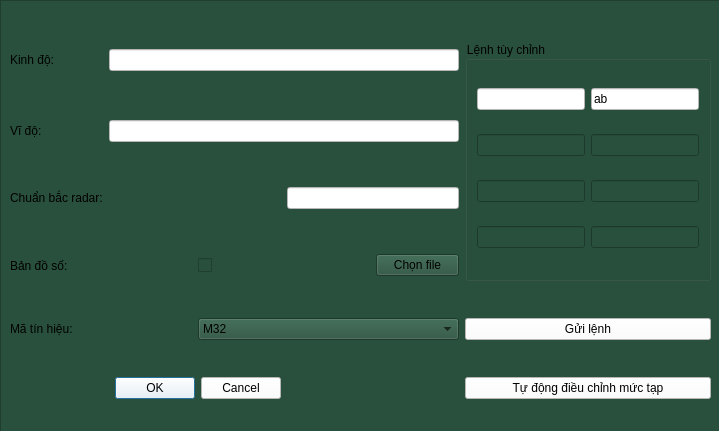
<?xml version="1.0" encoding="UTF-8"?>
<ui version="4.0">
 <class>GPSDialog</class>
 <widget class="QDialog" name="GPSDialog">
  <property name="geometry">
   <rect>
    <x>0</x>
    <y>0</y>
    <width>719</width>
    <height>431</height>
   </rect>
  </property>
  <property name="palette">
   <palette>
    <active>
     <colorrole role="WindowText">
      <brush brushstyle="SolidPattern">
       <color alpha="255">
        <red>0</red>
        <green>0</green>
        <blue>0</blue>
       </color>
      </brush>
     </colorrole>
     <colorrole role="Button">
      <brush brushstyle="SolidPattern">
       <color alpha="255">
        <red>150</red>
        <green>150</green>
        <blue>150</blue>
       </color>
      </brush>
     </colorrole>
     <colorrole role="Light">
      <brush brushstyle="SolidPattern">
       <color alpha="255">
        <red>225</red>
        <green>225</green>
        <blue>225</blue>
       </color>
      </brush>
     </colorrole>
     <colorrole role="Midlight">
      <brush brushstyle="SolidPattern">
       <color alpha="255">
        <red>187</red>
        <green>187</green>
        <blue>187</blue>
       </color>
      </brush>
     </colorrole>
     <colorrole role="Dark">
      <brush brushstyle="SolidPattern">
       <color alpha="255">
        <red>75</red>
        <green>75</green>
        <blue>75</blue>
       </color>
      </brush>
     </colorrole>
     <colorrole role="Mid">
      <brush brushstyle="SolidPattern">
       <color alpha="255">
        <red>100</red>
        <green>100</green>
        <blue>100</blue>
       </color>
      </brush>
     </colorrole>
     <colorrole role="Text">
      <brush brushstyle="SolidPattern">
       <color alpha="255">
        <red>0</red>
        <green>0</green>
        <blue>0</blue>
       </color>
      </brush>
     </colorrole>
     <colorrole role="BrightText">
      <brush brushstyle="SolidPattern">
       <color alpha="255">
        <red>255</red>
        <green>255</green>
        <blue>255</blue>
       </color>
      </brush>
     </colorrole>
     <colorrole role="ButtonText">
      <brush brushstyle="SolidPattern">
       <color alpha="255">
        <red>0</red>
        <green>0</green>
        <blue>0</blue>
       </color>
      </brush>
     </colorrole>
     <colorrole role="Base">
      <brush brushstyle="SolidPattern">
       <color alpha="255">
        <red>255</red>
        <green>255</green>
        <blue>255</blue>
       </color>
      </brush>
     </colorrole>
     <colorrole role="Window">
      <brush brushstyle="SolidPattern">
       <color alpha="255">
        <red>150</red>
        <green>150</green>
        <blue>150</blue>
       </color>
      </brush>
     </colorrole>
     <colorrole role="Shadow">
      <brush brushstyle="SolidPattern">
       <color alpha="255">
        <red>0</red>
        <green>0</green>
        <blue>0</blue>
       </color>
      </brush>
     </colorrole>
     <colorrole role="AlternateBase">
      <brush brushstyle="SolidPattern">
       <color alpha="255">
        <red>202</red>
        <green>202</green>
        <blue>202</blue>
       </color>
      </brush>
     </colorrole>
     <colorrole role="ToolTipBase">
      <brush brushstyle="SolidPattern">
       <color alpha="255">
        <red>255</red>
        <green>255</green>
        <blue>220</blue>
       </color>
      </brush>
     </colorrole>
     <colorrole role="ToolTipText">
      <brush brushstyle="SolidPattern">
       <color alpha="255">
        <red>0</red>
        <green>0</green>
        <blue>0</blue>
       </color>
      </brush>
     </colorrole>
    </active>
    <inactive>
     <colorrole role="WindowText">
      <brush brushstyle="SolidPattern">
       <color alpha="255">
        <red>0</red>
        <green>0</green>
        <blue>0</blue>
       </color>
      </brush>
     </colorrole>
     <colorrole role="Button">
      <brush brushstyle="SolidPattern">
       <color alpha="255">
        <red>150</red>
        <green>150</green>
        <blue>150</blue>
       </color>
      </brush>
     </colorrole>
     <colorrole role="Light">
      <brush brushstyle="SolidPattern">
       <color alpha="255">
        <red>225</red>
        <green>225</green>
        <blue>225</blue>
       </color>
      </brush>
     </colorrole>
     <colorrole role="Midlight">
      <brush brushstyle="SolidPattern">
       <color alpha="255">
        <red>187</red>
        <green>187</green>
        <blue>187</blue>
       </color>
      </brush>
     </colorrole>
     <colorrole role="Dark">
      <brush brushstyle="SolidPattern">
       <color alpha="255">
        <red>75</red>
        <green>75</green>
        <blue>75</blue>
       </color>
      </brush>
     </colorrole>
     <colorrole role="Mid">
      <brush brushstyle="SolidPattern">
       <color alpha="255">
        <red>100</red>
        <green>100</green>
        <blue>100</blue>
       </color>
      </brush>
     </colorrole>
     <colorrole role="Text">
      <brush brushstyle="SolidPattern">
       <color alpha="255">
        <red>0</red>
        <green>0</green>
        <blue>0</blue>
       </color>
      </brush>
     </colorrole>
     <colorrole role="BrightText">
      <brush brushstyle="SolidPattern">
       <color alpha="255">
        <red>255</red>
        <green>255</green>
        <blue>255</blue>
       </color>
      </brush>
     </colorrole>
     <colorrole role="ButtonText">
      <brush brushstyle="SolidPattern">
       <color alpha="255">
        <red>0</red>
        <green>0</green>
        <blue>0</blue>
       </color>
      </brush>
     </colorrole>
     <colorrole role="Base">
      <brush brushstyle="SolidPattern">
       <color alpha="255">
        <red>255</red>
        <green>255</green>
        <blue>255</blue>
       </color>
      </brush>
     </colorrole>
     <colorrole role="Window">
      <brush brushstyle="SolidPattern">
       <color alpha="255">
        <red>150</red>
        <green>150</green>
        <blue>150</blue>
       </color>
      </brush>
     </colorrole>
     <colorrole role="Shadow">
      <brush brushstyle="SolidPattern">
       <color alpha="255">
        <red>0</red>
        <green>0</green>
        <blue>0</blue>
       </color>
      </brush>
     </colorrole>
     <colorrole role="AlternateBase">
      <brush brushstyle="SolidPattern">
       <color alpha="255">
        <red>202</red>
        <green>202</green>
        <blue>202</blue>
       </color>
      </brush>
     </colorrole>
     <colorrole role="ToolTipBase">
      <brush brushstyle="SolidPattern">
       <color alpha="255">
        <red>255</red>
        <green>255</green>
        <blue>220</blue>
       </color>
      </brush>
     </colorrole>
     <colorrole role="ToolTipText">
      <brush brushstyle="SolidPattern">
       <color alpha="255">
        <red>0</red>
        <green>0</green>
        <blue>0</blue>
       </color>
      </brush>
     </colorrole>
    </inactive>
    <disabled>
     <colorrole role="WindowText">
      <brush brushstyle="SolidPattern">
       <color alpha="255">
        <red>75</red>
        <green>75</green>
        <blue>75</blue>
       </color>
      </brush>
     </colorrole>
     <colorrole role="Button">
      <brush brushstyle="SolidPattern">
       <color alpha="255">
        <red>150</red>
        <green>150</green>
        <blue>150</blue>
       </color>
      </brush>
     </colorrole>
     <colorrole role="Light">
      <brush brushstyle="SolidPattern">
       <color alpha="255">
        <red>225</red>
        <green>225</green>
        <blue>225</blue>
       </color>
      </brush>
     </colorrole>
     <colorrole role="Midlight">
      <brush brushstyle="SolidPattern">
       <color alpha="255">
        <red>187</red>
        <green>187</green>
        <blue>187</blue>
       </color>
      </brush>
     </colorrole>
     <colorrole role="Dark">
      <brush brushstyle="SolidPattern">
       <color alpha="255">
        <red>75</red>
        <green>75</green>
        <blue>75</blue>
       </color>
      </brush>
     </colorrole>
     <colorrole role="Mid">
      <brush brushstyle="SolidPattern">
       <color alpha="255">
        <red>100</red>
        <green>100</green>
        <blue>100</blue>
       </color>
      </brush>
     </colorrole>
     <colorrole role="Text">
      <brush brushstyle="SolidPattern">
       <color alpha="255">
        <red>75</red>
        <green>75</green>
        <blue>75</blue>
       </color>
      </brush>
     </colorrole>
     <colorrole role="BrightText">
      <brush brushstyle="SolidPattern">
       <color alpha="255">
        <red>255</red>
        <green>255</green>
        <blue>255</blue>
       </color>
      </brush>
     </colorrole>
     <colorrole role="ButtonText">
      <brush brushstyle="SolidPattern">
       <color alpha="255">
        <red>75</red>
        <green>75</green>
        <blue>75</blue>
       </color>
      </brush>
     </colorrole>
     <colorrole role="Base">
      <brush brushstyle="SolidPattern">
       <color alpha="255">
        <red>150</red>
        <green>150</green>
        <blue>150</blue>
       </color>
      </brush>
     </colorrole>
     <colorrole role="Window">
      <brush brushstyle="SolidPattern">
       <color alpha="255">
        <red>150</red>
        <green>150</green>
        <blue>150</blue>
       </color>
      </brush>
     </colorrole>
     <colorrole role="Shadow">
      <brush brushstyle="SolidPattern">
       <color alpha="255">
        <red>0</red>
        <green>0</green>
        <blue>0</blue>
       </color>
      </brush>
     </colorrole>
     <colorrole role="AlternateBase">
      <brush brushstyle="SolidPattern">
       <color alpha="255">
        <red>150</red>
        <green>150</green>
        <blue>150</blue>
       </color>
      </brush>
     </colorrole>
     <colorrole role="ToolTipBase">
      <brush brushstyle="SolidPattern">
       <color alpha="255">
        <red>255</red>
        <green>255</green>
        <blue>220</blue>
       </color>
      </brush>
     </colorrole>
     <colorrole role="ToolTipText">
      <brush brushstyle="SolidPattern">
       <color alpha="255">
        <red>0</red>
        <green>0</green>
        <blue>0</blue>
       </color>
      </brush>
     </colorrole>
    </disabled>
   </palette>
  </property>
  <property name="windowTitle">
   <string>Tọa độ gốc</string>
  </property>
  <property name="windowIcon">
   <iconset>
    <normaloff>:/icon/isi logo.ico</normaloff>:/icon/isi logo.ico</iconset>
  </property>
  <property name="windowOpacity">
   <double>0.950000000000000</double>
  </property>
  <widget class="QFrame" name="frame">
   <property name="geometry">
    <rect>
     <x>0</x>
     <y>0</y>
     <width>721</width>
     <height>441</height>
    </rect>
   </property>
   <property name="styleSheet">
    <string notr="true">background-color: rgb(40, 80, 60);
font: 14pt &quot;MS Shell Dlg 2&quot;;</string>
   </property>
   <property name="frameShape">
    <enum>QFrame::StyledPanel</enum>
   </property>
   <property name="frameShadow">
    <enum>QFrame::Raised</enum>
   </property>
   <layout class="QGridLayout" name="gridLayout_2">
    <item row="0" column="0">
     <widget class="QLabel" name="label">
      <property name="text">
       <string>Kinh độ:</string>
      </property>
     </widget>
    </item>
    <item row="0" column="1" colspan="4">
     <widget class="QLineEdit" name="longInput">
      <property name="minimumSize">
       <size>
        <width>0</width>
        <height>20</height>
       </size>
      </property>
      <property name="styleSheet">
       <string notr="true">background-color: rgb(255, 255, 255);</string>
      </property>
     </widget>
    </item>
    <item row="0" column="5" rowspan="4">
     <widget class="QGroupBox" name="groupBox_2">
      <property name="enabled">
       <bool>true</bool>
      </property>
      <property name="sizePolicy">
       <sizepolicy hsizetype="Minimum" vsizetype="Preferred">
        <horstretch>0</horstretch>
        <verstretch>0</verstretch>
       </sizepolicy>
      </property>
      <property name="autoFillBackground">
       <bool>false</bool>
      </property>
      <property name="styleSheet">
       <string notr="true">background-color: rgb(40, 80, 60);
font: 14pt &quot;MS Shell Dlg 2&quot;;</string>
      </property>
      <property name="title">
       <string>Lệnh tùy chỉnh</string>
      </property>
      <layout class="QGridLayout" name="gridLayout">
       <item row="2" column="1">
        <widget class="QLineEdit" name="lineEdit_byte_6">
         <property name="sizePolicy">
          <sizepolicy hsizetype="Minimum" vsizetype="Fixed">
           <horstretch>0</horstretch>
           <verstretch>0</verstretch>
          </sizepolicy>
         </property>
         <property name="maxLength">
          <number>2</number>
         </property>
        </widget>
       </item>
       <item row="3" column="0">
        <widget class="QLineEdit" name="lineEdit_byte_7">
         <property name="sizePolicy">
          <sizepolicy hsizetype="Minimum" vsizetype="Fixed">
           <horstretch>0</horstretch>
           <verstretch>0</verstretch>
          </sizepolicy>
         </property>
         <property name="maxLength">
          <number>2</number>
         </property>
        </widget>
       </item>
       <item row="3" column="1">
        <widget class="QLineEdit" name="lineEdit_byte_8">
         <property name="sizePolicy">
          <sizepolicy hsizetype="Minimum" vsizetype="Fixed">
           <horstretch>0</horstretch>
           <verstretch>0</verstretch>
          </sizepolicy>
         </property>
         <property name="maxLength">
          <number>2</number>
         </property>
        </widget>
       </item>
       <item row="0" column="0">
        <widget class="QLineEdit" name="lineEdit_byte_1">
         <property name="sizePolicy">
          <sizepolicy hsizetype="Minimum" vsizetype="Fixed">
           <horstretch>0</horstretch>
           <verstretch>0</verstretch>
          </sizepolicy>
         </property>
         <property name="styleSheet">
          <string notr="true">background-color: rgb(255, 255, 255);</string>
         </property>
         <property name="maxLength">
          <number>2</number>
         </property>
        </widget>
       </item>
       <item row="0" column="1">
        <widget class="QLineEdit" name="lineEdit_byte_2">
         <property name="sizePolicy">
          <sizepolicy hsizetype="Minimum" vsizetype="Fixed">
           <horstretch>0</horstretch>
           <verstretch>0</verstretch>
          </sizepolicy>
         </property>
         <property name="styleSheet">
          <string notr="true">background-color: rgb(255, 255, 255);</string>
         </property>
         <property name="text">
          <string>ab</string>
         </property>
        </widget>
       </item>
       <item row="1" column="0">
        <widget class="QLineEdit" name="lineEdit_byte_3">
         <property name="sizePolicy">
          <sizepolicy hsizetype="Minimum" vsizetype="Fixed">
           <horstretch>0</horstretch>
           <verstretch>0</verstretch>
          </sizepolicy>
         </property>
         <property name="maxLength">
          <number>2</number>
         </property>
        </widget>
       </item>
       <item row="1" column="1">
        <widget class="QLineEdit" name="lineEdit_byte_4">
         <property name="sizePolicy">
          <sizepolicy hsizetype="Minimum" vsizetype="Fixed">
           <horstretch>0</horstretch>
           <verstretch>0</verstretch>
          </sizepolicy>
         </property>
         <property name="maxLength">
          <number>2</number>
         </property>
        </widget>
       </item>
       <item row="2" column="0">
        <widget class="QLineEdit" name="lineEdit_byte_5">
         <property name="sizePolicy">
          <sizepolicy hsizetype="Minimum" vsizetype="Fixed">
           <horstretch>0</horstretch>
           <verstretch>0</verstretch>
          </sizepolicy>
         </property>
         <property name="maxLength">
          <number>2</number>
         </property>
        </widget>
       </item>
      </layout>
     </widget>
    </item>
    <item row="1" column="0">
     <widget class="QLabel" name="label_2">
      <property name="text">
       <string>Vĩ độ:</string>
      </property>
     </widget>
    </item>
    <item row="1" column="1" colspan="4">
     <widget class="QLineEdit" name="latInput">
      <property name="styleSheet">
       <string notr="true">background-color: rgb(255, 255, 255);</string>
      </property>
     </widget>
    </item>
    <item row="2" column="0">
     <widget class="QLabel" name="label_5">
      <property name="text">
       <string>Chuẩn bắc radar:</string>
      </property>
     </widget>
    </item>
    <item row="2" column="3" colspan="2">
     <widget class="QLineEdit" name="NorRadarInput_4">
      <property name="styleSheet">
       <string notr="true">background-color: rgb(255, 255, 255);</string>
      </property>
     </widget>
    </item>
    <item row="3" column="0">
     <widget class="QLabel" name="label_7">
      <property name="text">
       <string>Bản đồ số:</string>
      </property>
     </widget>
    </item>
    <item row="3" column="2" colspan="2">
     <widget class="QCheckBox" name="checkBox">
      <property name="text">
       <string/>
      </property>
      <property name="icon">
       <iconset>
        <normaloff>icon/1443499740_world_map.ico</normaloff>icon/1443499740_world_map.ico</iconset>
      </property>
      <property name="iconSize">
       <size>
        <width>40</width>
        <height>40</height>
       </size>
      </property>
     </widget>
    </item>
    <item row="3" column="4">
     <widget class="QPushButton" name="pushButton">
      <property name="text">
       <string>Chọn file</string>
      </property>
      <property name="icon">
       <iconset>
        <normaloff>icon/appbar.folder.open.ico</normaloff>icon/appbar.folder.open.ico</iconset>
      </property>
      <property name="iconSize">
       <size>
        <width>40</width>
        <height>40</height>
       </size>
      </property>
     </widget>
    </item>
    <item row="4" column="0" colspan="2">
     <widget class="QLabel" name="label_9">
      <property name="text">
       <string>Mã tín hiệu:</string>
      </property>
     </widget>
    </item>
    <item row="4" column="2" colspan="3">
     <widget class="QComboBox" name="comboBox_code_type">
      <item>
       <property name="text">
        <string>M32</string>
       </property>
      </item>
      <item>
       <property name="text">
        <string>M64</string>
       </property>
      </item>
      <item>
       <property name="text">
        <string>M128</string>
       </property>
      </item>
      <item>
       <property name="text">
        <string>M256</string>
       </property>
      </item>
      <item>
       <property name="text">
        <string>M32 2 xung</string>
       </property>
      </item>
      <item>
       <property name="text">
        <string>M64 2 xung</string>
       </property>
      </item>
      <item>
       <property name="text">
        <string>M128 2 xung</string>
       </property>
      </item>
      <item>
       <property name="text">
        <string>Baker</string>
       </property>
      </item>
      <item>
       <property name="text">
        <string>Xung đơn</string>
       </property>
      </item>
     </widget>
    </item>
    <item row="4" column="5">
     <widget class="QPushButton" name="pushButton_2">
      <property name="palette">
       <palette>
        <active>
         <colorrole role="WindowText">
          <brush brushstyle="SolidPattern">
           <color alpha="255">
            <red>0</red>
            <green>0</green>
            <blue>0</blue>
           </color>
          </brush>
         </colorrole>
         <colorrole role="Button">
          <brush brushstyle="SolidPattern">
           <color alpha="255">
            <red>255</red>
            <green>255</green>
            <blue>255</blue>
           </color>
          </brush>
         </colorrole>
         <colorrole role="Light">
          <brush brushstyle="SolidPattern">
           <color alpha="150">
            <red>255</red>
            <green>255</green>
            <blue>255</blue>
           </color>
          </brush>
         </colorrole>
         <colorrole role="Midlight">
          <brush brushstyle="SolidPattern">
           <color alpha="150">
            <red>236</red>
            <green>236</green>
            <blue>236</blue>
           </color>
          </brush>
         </colorrole>
         <colorrole role="Dark">
          <brush brushstyle="SolidPattern">
           <color alpha="150">
            <red>108</red>
            <green>108</green>
            <blue>108</blue>
           </color>
          </brush>
         </colorrole>
         <colorrole role="Mid">
          <brush brushstyle="SolidPattern">
           <color alpha="150">
            <red>145</red>
            <green>145</green>
            <blue>145</blue>
           </color>
          </brush>
         </colorrole>
         <colorrole role="Text">
          <brush brushstyle="SolidPattern">
           <color alpha="255">
            <red>0</red>
            <green>0</green>
            <blue>0</blue>
           </color>
          </brush>
         </colorrole>
         <colorrole role="BrightText">
          <brush brushstyle="SolidPattern">
           <color alpha="255">
            <red>255</red>
            <green>255</green>
            <blue>255</blue>
           </color>
          </brush>
         </colorrole>
         <colorrole role="ButtonText">
          <brush brushstyle="SolidPattern">
           <color alpha="255">
            <red>0</red>
            <green>0</green>
            <blue>0</blue>
           </color>
          </brush>
         </colorrole>
         <colorrole role="Base">
          <brush brushstyle="SolidPattern">
           <color alpha="255">
            <red>255</red>
            <green>255</green>
            <blue>255</blue>
           </color>
          </brush>
         </colorrole>
         <colorrole role="Window">
          <brush brushstyle="SolidPattern">
           <color alpha="255">
            <red>255</red>
            <green>255</green>
            <blue>255</blue>
           </color>
          </brush>
         </colorrole>
         <colorrole role="Shadow">
          <brush brushstyle="SolidPattern">
           <color alpha="255">
            <red>0</red>
            <green>0</green>
            <blue>0</blue>
           </color>
          </brush>
         </colorrole>
         <colorrole role="AlternateBase">
          <brush brushstyle="SolidPattern">
           <color alpha="202">
            <red>236</red>
            <green>236</green>
            <blue>236</blue>
           </color>
          </brush>
         </colorrole>
         <colorrole role="ToolTipBase">
          <brush brushstyle="SolidPattern">
           <color alpha="255">
            <red>255</red>
            <green>255</green>
            <blue>220</blue>
           </color>
          </brush>
         </colorrole>
         <colorrole role="ToolTipText">
          <brush brushstyle="SolidPattern">
           <color alpha="255">
            <red>0</red>
            <green>0</green>
            <blue>0</blue>
           </color>
          </brush>
         </colorrole>
        </active>
        <inactive>
         <colorrole role="WindowText">
          <brush brushstyle="SolidPattern">
           <color alpha="255">
            <red>0</red>
            <green>0</green>
            <blue>0</blue>
           </color>
          </brush>
         </colorrole>
         <colorrole role="Button">
          <brush brushstyle="SolidPattern">
           <color alpha="255">
            <red>255</red>
            <green>255</green>
            <blue>255</blue>
           </color>
          </brush>
         </colorrole>
         <colorrole role="Light">
          <brush brushstyle="SolidPattern">
           <color alpha="150">
            <red>255</red>
            <green>255</green>
            <blue>255</blue>
           </color>
          </brush>
         </colorrole>
         <colorrole role="Midlight">
          <brush brushstyle="SolidPattern">
           <color alpha="150">
            <red>236</red>
            <green>236</green>
            <blue>236</blue>
           </color>
          </brush>
         </colorrole>
         <colorrole role="Dark">
          <brush brushstyle="SolidPattern">
           <color alpha="150">
            <red>108</red>
            <green>108</green>
            <blue>108</blue>
           </color>
          </brush>
         </colorrole>
         <colorrole role="Mid">
          <brush brushstyle="SolidPattern">
           <color alpha="150">
            <red>145</red>
            <green>145</green>
            <blue>145</blue>
           </color>
          </brush>
         </colorrole>
         <colorrole role="Text">
          <brush brushstyle="SolidPattern">
           <color alpha="255">
            <red>0</red>
            <green>0</green>
            <blue>0</blue>
           </color>
          </brush>
         </colorrole>
         <colorrole role="BrightText">
          <brush brushstyle="SolidPattern">
           <color alpha="255">
            <red>255</red>
            <green>255</green>
            <blue>255</blue>
           </color>
          </brush>
         </colorrole>
         <colorrole role="ButtonText">
          <brush brushstyle="SolidPattern">
           <color alpha="255">
            <red>0</red>
            <green>0</green>
            <blue>0</blue>
           </color>
          </brush>
         </colorrole>
         <colorrole role="Base">
          <brush brushstyle="SolidPattern">
           <color alpha="255">
            <red>255</red>
            <green>255</green>
            <blue>255</blue>
           </color>
          </brush>
         </colorrole>
         <colorrole role="Window">
          <brush brushstyle="SolidPattern">
           <color alpha="255">
            <red>255</red>
            <green>255</green>
            <blue>255</blue>
           </color>
          </brush>
         </colorrole>
         <colorrole role="Shadow">
          <brush brushstyle="SolidPattern">
           <color alpha="255">
            <red>0</red>
            <green>0</green>
            <blue>0</blue>
           </color>
          </brush>
         </colorrole>
         <colorrole role="AlternateBase">
          <brush brushstyle="SolidPattern">
           <color alpha="202">
            <red>236</red>
            <green>236</green>
            <blue>236</blue>
           </color>
          </brush>
         </colorrole>
         <colorrole role="ToolTipBase">
          <brush brushstyle="SolidPattern">
           <color alpha="255">
            <red>255</red>
            <green>255</green>
            <blue>220</blue>
           </color>
          </brush>
         </colorrole>
         <colorrole role="ToolTipText">
          <brush brushstyle="SolidPattern">
           <color alpha="255">
            <red>0</red>
            <green>0</green>
            <blue>0</blue>
           </color>
          </brush>
         </colorrole>
        </inactive>
        <disabled>
         <colorrole role="WindowText">
          <brush brushstyle="SolidPattern">
           <color alpha="150">
            <red>108</red>
            <green>108</green>
            <blue>108</blue>
           </color>
          </brush>
         </colorrole>
         <colorrole role="Button">
          <brush brushstyle="SolidPattern">
           <color alpha="255">
            <red>255</red>
            <green>255</green>
            <blue>255</blue>
           </color>
          </brush>
         </colorrole>
         <colorrole role="Light">
          <brush brushstyle="SolidPattern">
           <color alpha="150">
            <red>255</red>
            <green>255</green>
            <blue>255</blue>
           </color>
          </brush>
         </colorrole>
         <colorrole role="Midlight">
          <brush brushstyle="SolidPattern">
           <color alpha="150">
            <red>236</red>
            <green>236</green>
            <blue>236</blue>
           </color>
          </brush>
         </colorrole>
         <colorrole role="Dark">
          <brush brushstyle="SolidPattern">
           <color alpha="150">
            <red>108</red>
            <green>108</green>
            <blue>108</blue>
           </color>
          </brush>
         </colorrole>
         <colorrole role="Mid">
          <brush brushstyle="SolidPattern">
           <color alpha="150">
            <red>145</red>
            <green>145</green>
            <blue>145</blue>
           </color>
          </brush>
         </colorrole>
         <colorrole role="Text">
          <brush brushstyle="SolidPattern">
           <color alpha="150">
            <red>108</red>
            <green>108</green>
            <blue>108</blue>
           </color>
          </brush>
         </colorrole>
         <colorrole role="BrightText">
          <brush brushstyle="SolidPattern">
           <color alpha="255">
            <red>255</red>
            <green>255</green>
            <blue>255</blue>
           </color>
          </brush>
         </colorrole>
         <colorrole role="ButtonText">
          <brush brushstyle="SolidPattern">
           <color alpha="150">
            <red>108</red>
            <green>108</green>
            <blue>108</blue>
           </color>
          </brush>
         </colorrole>
         <colorrole role="Base">
          <brush brushstyle="SolidPattern">
           <color alpha="255">
            <red>255</red>
            <green>255</green>
            <blue>255</blue>
           </color>
          </brush>
         </colorrole>
         <colorrole role="Window">
          <brush brushstyle="SolidPattern">
           <color alpha="255">
            <red>255</red>
            <green>255</green>
            <blue>255</blue>
           </color>
          </brush>
         </colorrole>
         <colorrole role="Shadow">
          <brush brushstyle="SolidPattern">
           <color alpha="255">
            <red>0</red>
            <green>0</green>
            <blue>0</blue>
           </color>
          </brush>
         </colorrole>
         <colorrole role="AlternateBase">
          <brush brushstyle="SolidPattern">
           <color alpha="150">
            <red>217</red>
            <green>217</green>
            <blue>217</blue>
           </color>
          </brush>
         </colorrole>
         <colorrole role="ToolTipBase">
          <brush brushstyle="SolidPattern">
           <color alpha="255">
            <red>255</red>
            <green>255</green>
            <blue>220</blue>
           </color>
          </brush>
         </colorrole>
         <colorrole role="ToolTipText">
          <brush brushstyle="SolidPattern">
           <color alpha="255">
            <red>0</red>
            <green>0</green>
            <blue>0</blue>
           </color>
          </brush>
         </colorrole>
        </disabled>
       </palette>
      </property>
      <property name="styleSheet">
       <string notr="true">background-color: rgb(255, 255, 255);</string>
      </property>
      <property name="text">
       <string>Gửi lệnh</string>
      </property>
     </widget>
    </item>
    <item row="5" column="0" colspan="3">
     <widget class="QDialogButtonBox" name="buttonBox">
      <property name="styleSheet">
       <string notr="true">background-color: rgb(255, 255, 255);</string>
      </property>
      <property name="orientation">
       <enum>Qt::Horizontal</enum>
      </property>
      <property name="standardButtons">
       <set>QDialogButtonBox::Cancel|QDialogButtonBox::Ok</set>
      </property>
     </widget>
    </item>
    <item row="5" column="5">
     <widget class="QPushButton" name="pushButton_3">
      <property name="palette">
       <palette>
        <active>
         <colorrole role="WindowText">
          <brush brushstyle="SolidPattern">
           <color alpha="255">
            <red>0</red>
            <green>0</green>
            <blue>0</blue>
           </color>
          </brush>
         </colorrole>
         <colorrole role="Button">
          <brush brushstyle="SolidPattern">
           <color alpha="255">
            <red>255</red>
            <green>255</green>
            <blue>255</blue>
           </color>
          </brush>
         </colorrole>
         <colorrole role="Light">
          <brush brushstyle="SolidPattern">
           <color alpha="150">
            <red>255</red>
            <green>255</green>
            <blue>255</blue>
           </color>
          </brush>
         </colorrole>
         <colorrole role="Midlight">
          <brush brushstyle="SolidPattern">
           <color alpha="150">
            <red>236</red>
            <green>236</green>
            <blue>236</blue>
           </color>
          </brush>
         </colorrole>
         <colorrole role="Dark">
          <brush brushstyle="SolidPattern">
           <color alpha="150">
            <red>108</red>
            <green>108</green>
            <blue>108</blue>
           </color>
          </brush>
         </colorrole>
         <colorrole role="Mid">
          <brush brushstyle="SolidPattern">
           <color alpha="150">
            <red>145</red>
            <green>145</green>
            <blue>145</blue>
           </color>
          </brush>
         </colorrole>
         <colorrole role="Text">
          <brush brushstyle="SolidPattern">
           <color alpha="255">
            <red>0</red>
            <green>0</green>
            <blue>0</blue>
           </color>
          </brush>
         </colorrole>
         <colorrole role="BrightText">
          <brush brushstyle="SolidPattern">
           <color alpha="255">
            <red>255</red>
            <green>255</green>
            <blue>255</blue>
           </color>
          </brush>
         </colorrole>
         <colorrole role="ButtonText">
          <brush brushstyle="SolidPattern">
           <color alpha="255">
            <red>0</red>
            <green>0</green>
            <blue>0</blue>
           </color>
          </brush>
         </colorrole>
         <colorrole role="Base">
          <brush brushstyle="SolidPattern">
           <color alpha="255">
            <red>255</red>
            <green>255</green>
            <blue>255</blue>
           </color>
          </brush>
         </colorrole>
         <colorrole role="Window">
          <brush brushstyle="SolidPattern">
           <color alpha="255">
            <red>255</red>
            <green>255</green>
            <blue>255</blue>
           </color>
          </brush>
         </colorrole>
         <colorrole role="Shadow">
          <brush brushstyle="SolidPattern">
           <color alpha="255">
            <red>0</red>
            <green>0</green>
            <blue>0</blue>
           </color>
          </brush>
         </colorrole>
         <colorrole role="AlternateBase">
          <brush brushstyle="SolidPattern">
           <color alpha="202">
            <red>236</red>
            <green>236</green>
            <blue>236</blue>
           </color>
          </brush>
         </colorrole>
         <colorrole role="ToolTipBase">
          <brush brushstyle="SolidPattern">
           <color alpha="255">
            <red>255</red>
            <green>255</green>
            <blue>220</blue>
           </color>
          </brush>
         </colorrole>
         <colorrole role="ToolTipText">
          <brush brushstyle="SolidPattern">
           <color alpha="255">
            <red>0</red>
            <green>0</green>
            <blue>0</blue>
           </color>
          </brush>
         </colorrole>
        </active>
        <inactive>
         <colorrole role="WindowText">
          <brush brushstyle="SolidPattern">
           <color alpha="255">
            <red>0</red>
            <green>0</green>
            <blue>0</blue>
           </color>
          </brush>
         </colorrole>
         <colorrole role="Button">
          <brush brushstyle="SolidPattern">
           <color alpha="255">
            <red>255</red>
            <green>255</green>
            <blue>255</blue>
           </color>
          </brush>
         </colorrole>
         <colorrole role="Light">
          <brush brushstyle="SolidPattern">
           <color alpha="150">
            <red>255</red>
            <green>255</green>
            <blue>255</blue>
           </color>
          </brush>
         </colorrole>
         <colorrole role="Midlight">
          <brush brushstyle="SolidPattern">
           <color alpha="150">
            <red>236</red>
            <green>236</green>
            <blue>236</blue>
           </color>
          </brush>
         </colorrole>
         <colorrole role="Dark">
          <brush brushstyle="SolidPattern">
           <color alpha="150">
            <red>108</red>
            <green>108</green>
            <blue>108</blue>
           </color>
          </brush>
         </colorrole>
         <colorrole role="Mid">
          <brush brushstyle="SolidPattern">
           <color alpha="150">
            <red>145</red>
            <green>145</green>
            <blue>145</blue>
           </color>
          </brush>
         </colorrole>
         <colorrole role="Text">
          <brush brushstyle="SolidPattern">
           <color alpha="255">
            <red>0</red>
            <green>0</green>
            <blue>0</blue>
           </color>
          </brush>
         </colorrole>
         <colorrole role="BrightText">
          <brush brushstyle="SolidPattern">
           <color alpha="255">
            <red>255</red>
            <green>255</green>
            <blue>255</blue>
           </color>
          </brush>
         </colorrole>
         <colorrole role="ButtonText">
          <brush brushstyle="SolidPattern">
           <color alpha="255">
            <red>0</red>
            <green>0</green>
            <blue>0</blue>
           </color>
          </brush>
         </colorrole>
         <colorrole role="Base">
          <brush brushstyle="SolidPattern">
           <color alpha="255">
            <red>255</red>
            <green>255</green>
            <blue>255</blue>
           </color>
          </brush>
         </colorrole>
         <colorrole role="Window">
          <brush brushstyle="SolidPattern">
           <color alpha="255">
            <red>255</red>
            <green>255</green>
            <blue>255</blue>
           </color>
          </brush>
         </colorrole>
         <colorrole role="Shadow">
          <brush brushstyle="SolidPattern">
           <color alpha="255">
            <red>0</red>
            <green>0</green>
            <blue>0</blue>
           </color>
          </brush>
         </colorrole>
         <colorrole role="AlternateBase">
          <brush brushstyle="SolidPattern">
           <color alpha="202">
            <red>236</red>
            <green>236</green>
            <blue>236</blue>
           </color>
          </brush>
         </colorrole>
         <colorrole role="ToolTipBase">
          <brush brushstyle="SolidPattern">
           <color alpha="255">
            <red>255</red>
            <green>255</green>
            <blue>220</blue>
           </color>
          </brush>
         </colorrole>
         <colorrole role="ToolTipText">
          <brush brushstyle="SolidPattern">
           <color alpha="255">
            <red>0</red>
            <green>0</green>
            <blue>0</blue>
           </color>
          </brush>
         </colorrole>
        </inactive>
        <disabled>
         <colorrole role="WindowText">
          <brush brushstyle="SolidPattern">
           <color alpha="150">
            <red>108</red>
            <green>108</green>
            <blue>108</blue>
           </color>
          </brush>
         </colorrole>
         <colorrole role="Button">
          <brush brushstyle="SolidPattern">
           <color alpha="255">
            <red>255</red>
            <green>255</green>
            <blue>255</blue>
           </color>
          </brush>
         </colorrole>
         <colorrole role="Light">
          <brush brushstyle="SolidPattern">
           <color alpha="150">
            <red>255</red>
            <green>255</green>
            <blue>255</blue>
           </color>
          </brush>
         </colorrole>
         <colorrole role="Midlight">
          <brush brushstyle="SolidPattern">
           <color alpha="150">
            <red>236</red>
            <green>236</green>
            <blue>236</blue>
           </color>
          </brush>
         </colorrole>
         <colorrole role="Dark">
          <brush brushstyle="SolidPattern">
           <color alpha="150">
            <red>108</red>
            <green>108</green>
            <blue>108</blue>
           </color>
          </brush>
         </colorrole>
         <colorrole role="Mid">
          <brush brushstyle="SolidPattern">
           <color alpha="150">
            <red>145</red>
            <green>145</green>
            <blue>145</blue>
           </color>
          </brush>
         </colorrole>
         <colorrole role="Text">
          <brush brushstyle="SolidPattern">
           <color alpha="150">
            <red>108</red>
            <green>108</green>
            <blue>108</blue>
           </color>
          </brush>
         </colorrole>
         <colorrole role="BrightText">
          <brush brushstyle="SolidPattern">
           <color alpha="255">
            <red>255</red>
            <green>255</green>
            <blue>255</blue>
           </color>
          </brush>
         </colorrole>
         <colorrole role="ButtonText">
          <brush brushstyle="SolidPattern">
           <color alpha="150">
            <red>108</red>
            <green>108</green>
            <blue>108</blue>
           </color>
          </brush>
         </colorrole>
         <colorrole role="Base">
          <brush brushstyle="SolidPattern">
           <color alpha="255">
            <red>255</red>
            <green>255</green>
            <blue>255</blue>
           </color>
          </brush>
         </colorrole>
         <colorrole role="Window">
          <brush brushstyle="SolidPattern">
           <color alpha="255">
            <red>255</red>
            <green>255</green>
            <blue>255</blue>
           </color>
          </brush>
         </colorrole>
         <colorrole role="Shadow">
          <brush brushstyle="SolidPattern">
           <color alpha="255">
            <red>0</red>
            <green>0</green>
            <blue>0</blue>
           </color>
          </brush>
         </colorrole>
         <colorrole role="AlternateBase">
          <brush brushstyle="SolidPattern">
           <color alpha="150">
            <red>217</red>
            <green>217</green>
            <blue>217</blue>
           </color>
          </brush>
         </colorrole>
         <colorrole role="ToolTipBase">
          <brush brushstyle="SolidPattern">
           <color alpha="255">
            <red>255</red>
            <green>255</green>
            <blue>220</blue>
           </color>
          </brush>
         </colorrole>
         <colorrole role="ToolTipText">
          <brush brushstyle="SolidPattern">
           <color alpha="255">
            <red>0</red>
            <green>0</green>
            <blue>0</blue>
           </color>
          </brush>
         </colorrole>
        </disabled>
       </palette>
      </property>
      <property name="styleSheet">
       <string notr="true">background-color: rgb(255, 255, 255);</string>
      </property>
      <property name="text">
       <string>Tự động điều chỉnh mức tạp</string>
      </property>
     </widget>
    </item>
   </layout>
  </widget>
 </widget>
 <resources/>
 <connections>
  <connection>
   <sender>buttonBox</sender>
   <signal>accepted()</signal>
   <receiver>GPSDialog</receiver>
   <slot>accept()</slot>
   <hints>
    <hint type="sourcelabel">
     <x>248</x>
     <y>254</y>
    </hint>
    <hint type="destinationlabel">
     <x>157</x>
     <y>274</y>
    </hint>
   </hints>
  </connection>
  <connection>
   <sender>buttonBox</sender>
   <signal>rejected()</signal>
   <receiver>GPSDialog</receiver>
   <slot>reject()</slot>
   <hints>
    <hint type="sourcelabel">
     <x>316</x>
     <y>260</y>
    </hint>
    <hint type="destinationlabel">
     <x>286</x>
     <y>274</y>
    </hint>
   </hints>
  </connection>
 </connections>
</ui>
